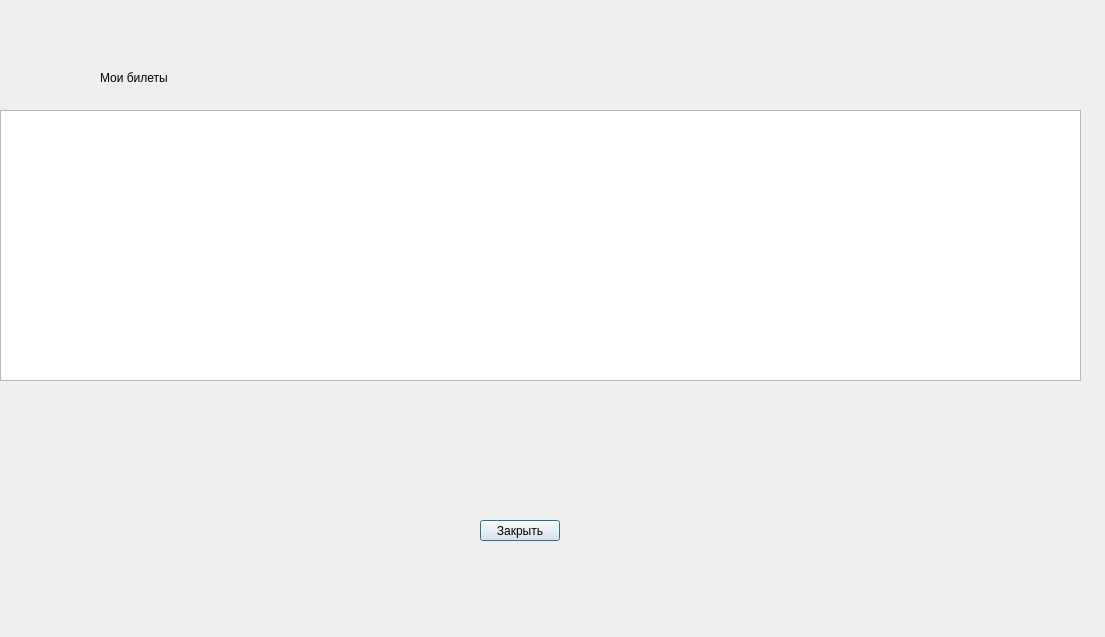
<?xml version="1.0" encoding="UTF-8"?>
<ui version="4.0">
 <class>basket_view</class>
 <widget class="QDialog" name="basket_view">
  <property name="geometry">
   <rect>
    <x>0</x>
    <y>0</y>
    <width>1105</width>
    <height>637</height>
   </rect>
  </property>
  <property name="windowTitle">
   <string>Dialog</string>
  </property>
  <widget class="QTableWidget" name="tableWidget">
   <property name="geometry">
    <rect>
     <x>0</x>
     <y>110</y>
     <width>1081</width>
     <height>271</height>
    </rect>
   </property>
  </widget>
  <widget class="QLabel" name="label_welcome">
   <property name="geometry">
    <rect>
     <x>100</x>
     <y>70</y>
     <width>121</width>
     <height>16</height>
    </rect>
   </property>
   <property name="text">
    <string>Мои билеты</string>
   </property>
  </widget>
  <widget class="QPushButton" name="pushButton_close">
   <property name="geometry">
    <rect>
     <x>480</x>
     <y>520</y>
     <width>80</width>
     <height>21</height>
    </rect>
   </property>
   <property name="text">
    <string>Закрыть</string>
   </property>
  </widget>
 </widget>
 <resources/>
 <connections/>
</ui>
